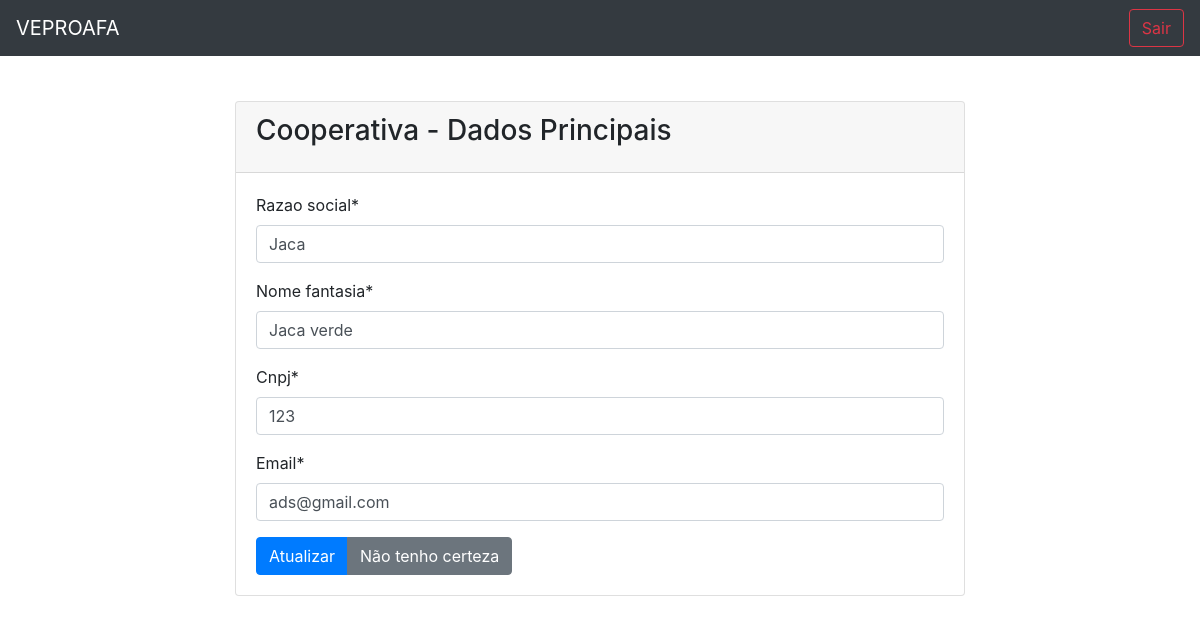
Before: /veproafa/cooperativa/update/1 with the older database file.
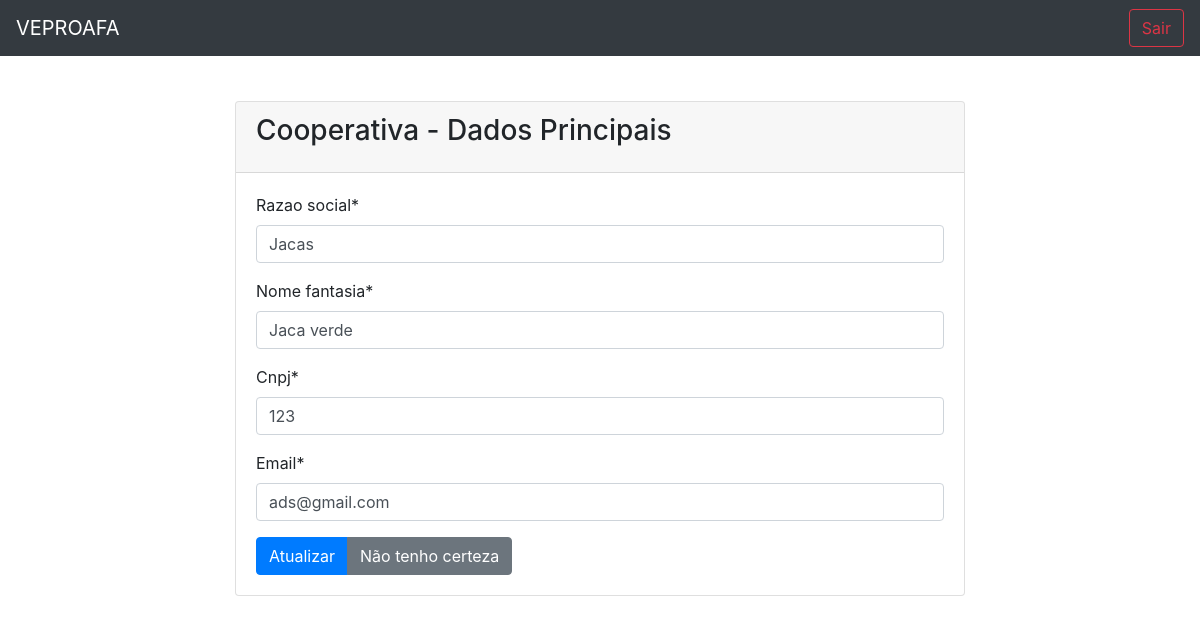
After: the same page with the newer database file.
### app_base/models.py (models this page shows, shortened)
class Cooperativa(models.Model):
    usuario = models.OneToOneField(settings.AUTH_USER_MODEL,on_delete=models.PROTECT,blank=True,null=True)
    razao_social=models.CharField(max_length=100)
    nome_fantasia=models.CharField(max_length=100)
    cnpj=models.CharField(max_length=20)
    email= models.EmailField()
    aprovado=models.NullBooleanField()
    endereco = models.OneToOneField(Endereco, null=False, blank=False, on_delete=models.CASCADE)
    assinaturas= models.ManyToManyField(Assinatura, blank=True)

### app_base/views.py (the view)
# urls.py: path('cooperativa/update/<int:id>', views.cooperativa_update,name='cooperativa_update'),
def cooperativa_update(request,id):
    cooperativa = get_object_or_404(Cooperativa, pk=id)
    form = forms.ModFormCooperativa(request.POST or None, instance=cooperativa)
    if form.is_valid():
        form.save()
        return redirect('cooperativa_view')
    return render(request, 'cooperativa/form.html', {'form': form})

### app_base/forms.py
class ModFormCooperativa(ModelForm):
    class Meta:
        model=Cooperativa
        fields=['razao_social','nome_fantasia','cnpj','email']

### app_base/templatetags/auth_extras.py (called while the page is built)
@register.filter(name='has_group')
def has_group(user, group_name):
    group = Group.objects.get(name=group_name)
    return True if group in user.groups.all() else False

### templates/cooperativa/form.html (shortened to what this page needs)
{% extends 'base.html' %}
{% load crispy_forms_tags %}
{% block conteudo %}
<div class="row justify-content-center">
    <div class="col-8">
        <div class="card ">
            <div class="card-header">
                <h3 class="card-title">Cooperativa - Dados Principais</h3>
            </div>
            <div class="card-body">
                <form method="post">
                    {{form|crispy}}
                    <div class="btn-group" role="group" aria-label="Basic example">
                        <button type="submit" class="btn btn-primary">Atualizar</button>
                        <a href="{% url 'cooperativa_view'%}" class="btn btn-secondary">Não tenho certeza</a>
                    </div>
                </form>
            </div>
        </div>
    </div>
</div>
{% endblock %}

Changed rows visible on the page:
changed Cooperativa "Jaca verde": razao_social "Jaca" → "Jacas"
